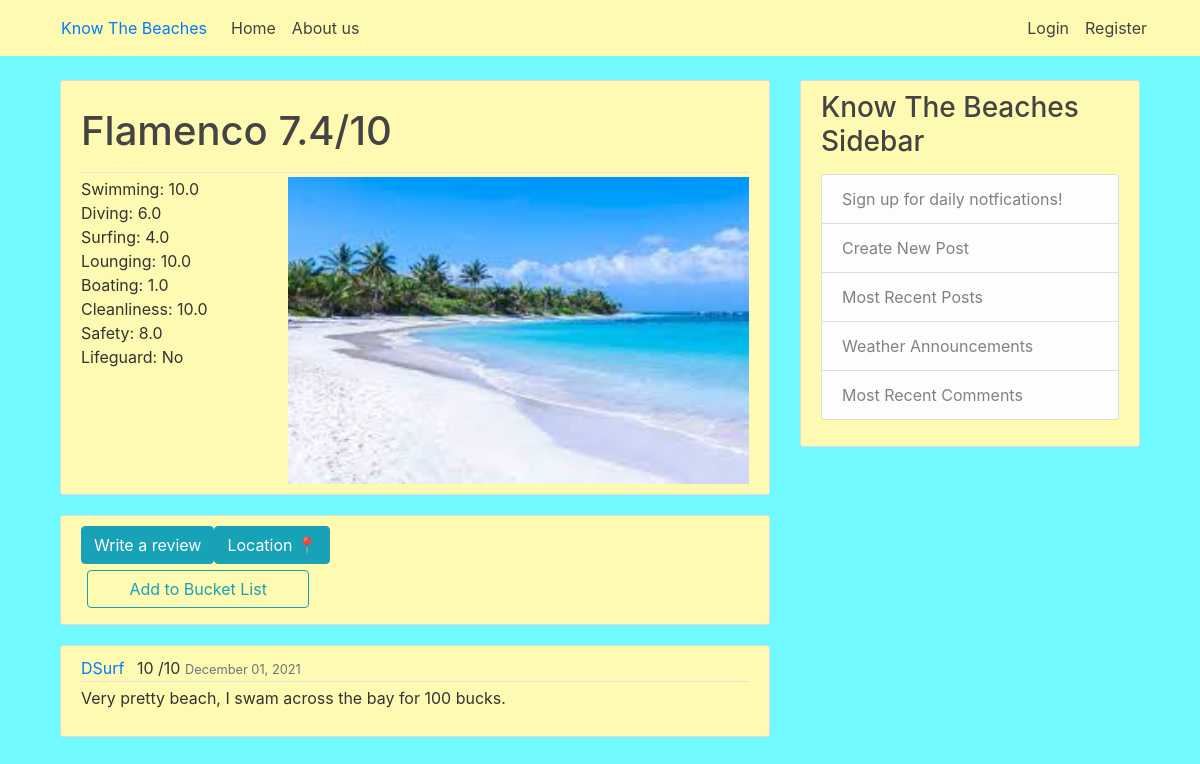
The page /beach/flamenco/ on the database as committed earlier.
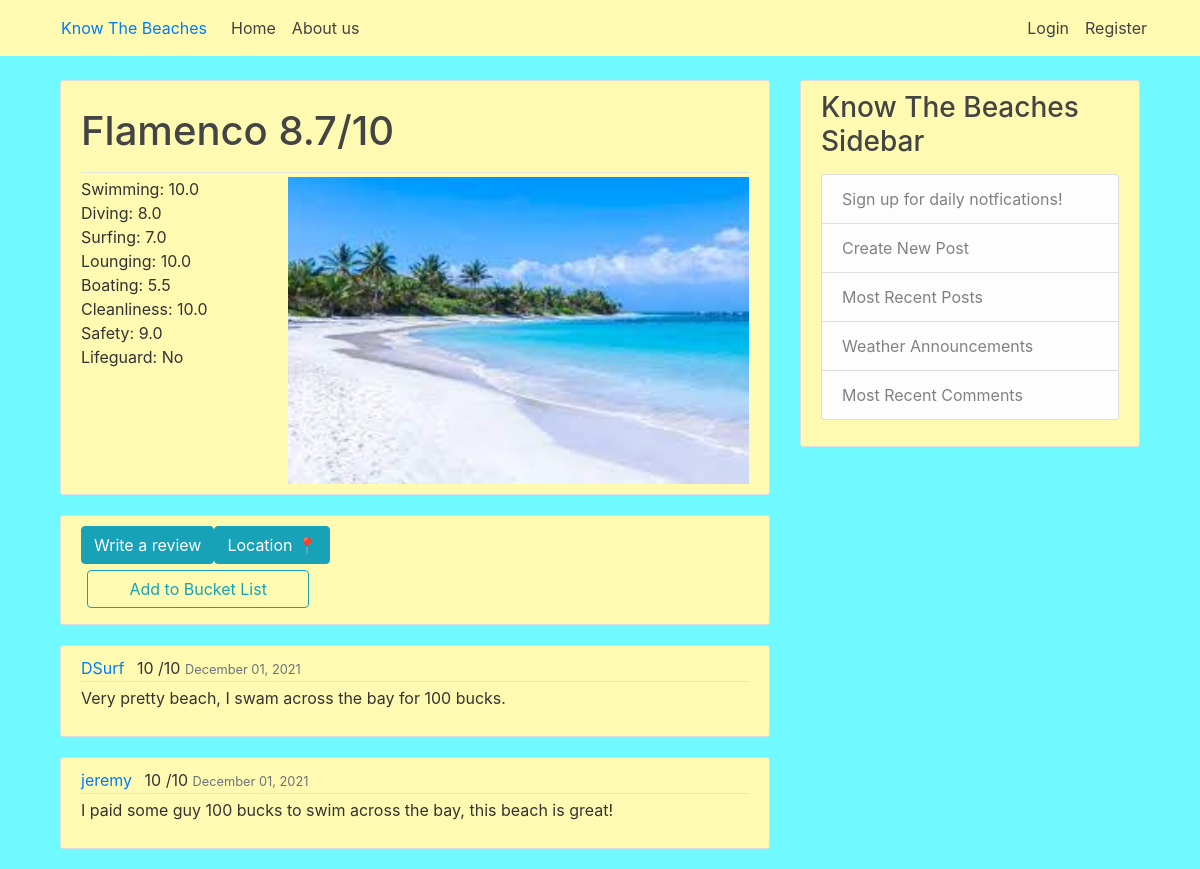
The same page on the database as committed later.
### beach/models.py (models this page shows, shortened)
class Beach(models.Model):
    name = models.CharField(max_length = 60)
    img = models.ImageField(upload_to='beach_pic', null = True)
    region = models.CharField(max_length = 2, choices=CHOICE_REGIONS) # N, NE, E, SE, S, SW, W, NW
    overallRating = models.DecimalField(max_digits=3, decimal_places=1, null = True, default=0)
    swimRating = models.DecimalField(max_digits=3, decimal_places=1, null = True, default=0)
    diveRating = models.DecimalField(max_digits=3, decimal_places=1, null = True, default=0)
    surfRating = models.DecimalField(max_digits=3, decimal_places=1, null = True, default=0)
    loungeRating = models.DecimalField(max_digits=3, decimal_places=1, null = True, default=0)
    boatRating = models.DecimalField(max_digits=3, decimal_places=1, null = True, default=0)
    isCleanRating = models.DecimalField(max_digits=3, decimal_places=1, null = True, default=0)
    safetyRating = models.DecimalField(max_digits=3, decimal_places=1, null = True, default=0)
    lifeguardRating = models.CharField(max_length = 3, choices=CHOICE_AVAILABLE, default= 'No')
    def __str__(self):
        return self.name

class Comment(models.Model):
        content = models.TextField()
        date_posted = models.DateTimeField(default = timezone.now)
        author = models.ForeignKey(User, on_delete = models.CASCADE)
        beach = models.ForeignKey(Beach, on_delete = models.CASCADE, null= True)

### beach/views.py (the view)
# urls.py: path('', views.display),
def display(request, beachName='Jobos'):
    beach = Beach.objects.filter(name=beachName).first
    prevRating = Rating.objects.filter(author__username = request.user.username).filter(beach__name = beachName)
    if request.method == 'POST':
        ratingForm = RatingForm(request.POST)
        commentForm = CommentForm(request.POST)
        if ratingForm.is_valid() and commentForm.is_valid() and prevRating.count() == 0:
            ratingForm.save()
            commentForm.save()
            average(request, beachName)
            messages.success(request, f'Your review was submitted!')
        else:
            messages.error(request, f'Something went wrong, your review was not sent')
        return HttpResponse("""<html><script>window.location.replace('/beach/""" + beachName + """/');</script></html>""")
    else: #get request
        ratingForm = RatingForm(initial = {'beach' : beach, 'author':  request.user})
        commentForm = CommentForm(initial = {'beach' : beach, 'author':  request.user})
        ratingForm.fields['beach'].widget = forms.HiddenInput()
        ratingForm.fields['author'].widget = forms.HiddenInput()
        commentForm.fields['beach'].widget = forms.HiddenInput()
        commentForm.fields['author'].widget = forms.HiddenInput()
        userRatings = {}
        for rating in Rating.objects.filter(beach__name = beachName):
            userRatings[rating.author.username] = rating.overall
        context = {
            'comments': Comment.objects.filter(beach__name=beachName)[:commentAmount], #front-end needs button that modifies the commentAmount variable
            'beach': beach,
            'ratingForm': ratingForm,
            'commentForm' : commentForm,
            'userRatings' : userRatings,
            'request' : request
        }
        return render(request, 'beach/display.html', context)

### templates/beach/display.html (shortened to what this page needs)
{% extends "base.html" %}
{% load crispy_forms_tags %}
{% block content %}
<article class="media content-section">
  <div class="media-body">
    <div class="article-metadata">
      <p><h1>{{ beach | title}} {{beach.overallRating}}/10</h1></p>
    </div>
    <div>
      <img src="{{beach.img.url}}" alt="image not found" width="69%" align="right">
    </div>
    <div>
      <div><a> Swimming: {{ beach.swimRating}}</a></div>
      <div><a> Diving: {{ beach.diveRating}}</a></div>
      <div><a> Surfing: {{ beach.surfRating}}</a></div>
      <div><a> Lounging: {{ beach.loungeRating}}</a></div>
      <div><a> Boating: {{ beach.boatRating}}</a></div>
      <div><a> Cleanliness: {{ beach.isCleanRating}}</a></div>
      <div><a> Safety: {{ beach.safetyRating}}</a></div>
      <div><a> Lifeguard: {{ beach.lifeguardRating}}</a></div>
    </div>
  </div>
</article>
<article class="media content-section">
  <div class="media-body">
    <a data-toggle = "modal" data-target = "#reviewModal">
      <div class="form-inline">
        <form action="{% url 'beach' beach.name %}review" class = "form-inline" role = "form">
        <div class = "form-group">
          <button class="btn btn-info " type="button" id="MenuButton1">
            Write a review
          </button>
            <button class="btn btn-info" type="button" id="MenuButton3">
              Location 📍
            </button>
          </a>
        </div>
      </div>
    <form action="{% url 'beach' beach.name %}add" class="form-inline" role="form">
      <div class="form-group">
        <button style="margin: 6px;" class="btn btn-outline-info" type="btn">ㅤㅤAdd to Bucket Listㅤㅤ</button>
      </div>
    </form>
  </div>
    {% for comment in comments %}
    <article class="media content-section">
        <div class="media-body">
          <div class="article-metadata">
            <a class="mr-2" href="{% url 'profile' comment.author %}">{{ comment.author }}</a>
            <a>{{userRatings | get:comment.author.username}} /10</a>
            <small class="text-muted">{{ comment.date_posted|date:"F d, Y" }}</small>
          </div>
          <p class="article-content">{{ comment.content }}</p>
        </div>
      </article>
    {% endfor %}
{% endblock content %}

Rows that differ between the two databases and show on the page:
changed Beach "Flamenco": overallRating "7.4" → "8.7"; diveRating "6.0" → "8.0"; surfRating "4.0" → "7.0"; boatRating "1.0" → "5.5"; safetyRating "8.0" → "9.0"
added Comment: author "jeremy", author.username "10", date_posted "December 01, 2021", content "I paid some guy 100 bucks to swim across the bay, this beach is great!"
